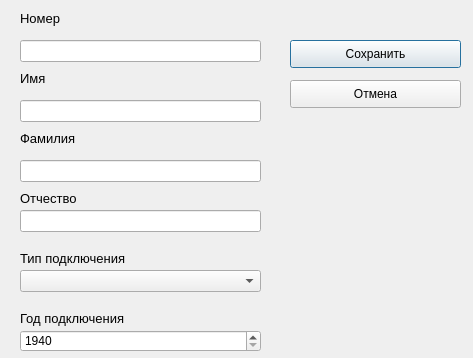
<?xml version="1.0" encoding="UTF-8"?>
<ui version="4.0">
 <class>Edit</class>
 <widget class="QDialog" name="Edit">
  <property name="geometry">
   <rect>
    <x>0</x>
    <y>0</y>
    <width>473</width>
    <height>358</height>
   </rect>
  </property>
  <property name="windowTitle">
   <string>Редактировать</string>
  </property>
  <widget class="QLabel" name="label">
   <property name="geometry">
    <rect>
     <x>20</x>
     <y>70</y>
     <width>53</width>
     <height>16</height>
    </rect>
   </property>
   <property name="font">
    <font>
     <pointsize>10</pointsize>
    </font>
   </property>
   <property name="text">
    <string>Имя</string>
   </property>
  </widget>
  <widget class="QLabel" name="label_4">
   <property name="geometry">
    <rect>
     <x>20</x>
     <y>250</y>
     <width>151</width>
     <height>16</height>
    </rect>
   </property>
   <property name="font">
    <font>
     <pointsize>10</pointsize>
    </font>
   </property>
   <property name="text">
    <string>Тип подключения</string>
   </property>
  </widget>
  <widget class="QComboBox" name="cmbConType">
   <property name="geometry">
    <rect>
     <x>20</x>
     <y>270</y>
     <width>241</width>
     <height>22</height>
    </rect>
   </property>
  </widget>
  <widget class="QPushButton" name="cmdSave">
   <property name="geometry">
    <rect>
     <x>290</x>
     <y>40</y>
     <width>171</width>
     <height>28</height>
    </rect>
   </property>
   <property name="text">
    <string>Сохранить</string>
   </property>
   <property name="icon">
    <iconset>
     <normaloff>Actions-document-edit-icon.png</normaloff>Actions-document-edit-icon.png</iconset>
   </property>
  </widget>
  <widget class="QPushButton" name="cmdCancel">
   <property name="geometry">
    <rect>
     <x>290</x>
     <y>80</y>
     <width>171</width>
     <height>28</height>
    </rect>
   </property>
   <property name="text">
    <string>Отмена</string>
   </property>
  </widget>
  <widget class="QLineEdit" name="txtFName">
   <property name="geometry">
    <rect>
     <x>20</x>
     <y>160</y>
     <width>241</width>
     <height>22</height>
    </rect>
   </property>
  </widget>
  <widget class="QLineEdit" name="txtPName">
   <property name="geometry">
    <rect>
     <x>20</x>
     <y>210</y>
     <width>241</width>
     <height>22</height>
    </rect>
   </property>
  </widget>
  <widget class="QSpinBox" name="Year">
   <property name="geometry">
    <rect>
     <x>20</x>
     <y>330</y>
     <width>241</width>
     <height>22</height>
    </rect>
   </property>
   <property name="minimum">
    <number>1940</number>
   </property>
   <property name="maximum">
    <number>2100</number>
   </property>
  </widget>
  <widget class="QLabel" name="label_2">
   <property name="geometry">
    <rect>
     <x>20</x>
     <y>130</y>
     <width>91</width>
     <height>16</height>
    </rect>
   </property>
   <property name="font">
    <font>
     <pointsize>10</pointsize>
    </font>
   </property>
   <property name="text">
    <string>Фамилия</string>
   </property>
  </widget>
  <widget class="QLabel" name="label_5">
   <property name="geometry">
    <rect>
     <x>20</x>
     <y>310</y>
     <width>151</width>
     <height>16</height>
    </rect>
   </property>
   <property name="font">
    <font>
     <pointsize>10</pointsize>
    </font>
   </property>
   <property name="text">
    <string>Год подключения</string>
   </property>
  </widget>
  <widget class="QLineEdit" name="txtName">
   <property name="geometry">
    <rect>
     <x>20</x>
     <y>100</y>
     <width>241</width>
     <height>22</height>
    </rect>
   </property>
  </widget>
  <widget class="QLabel" name="label_3">
   <property name="geometry">
    <rect>
     <x>20</x>
     <y>190</y>
     <width>91</width>
     <height>16</height>
    </rect>
   </property>
   <property name="font">
    <font>
     <pointsize>10</pointsize>
    </font>
   </property>
   <property name="text">
    <string>Отчество</string>
   </property>
  </widget>
  <widget class="QLineEdit" name="txtPh">
   <property name="geometry">
    <rect>
     <x>20</x>
     <y>40</y>
     <width>241</width>
     <height>22</height>
    </rect>
   </property>
  </widget>
  <widget class="QLabel" name="lblPh">
   <property name="geometry">
    <rect>
     <x>20</x>
     <y>10</y>
     <width>53</width>
     <height>16</height>
    </rect>
   </property>
   <property name="font">
    <font>
     <pointsize>10</pointsize>
    </font>
   </property>
   <property name="text">
    <string>Номер</string>
   </property>
  </widget>
 </widget>
 <resources/>
 <connections/>
</ui>
